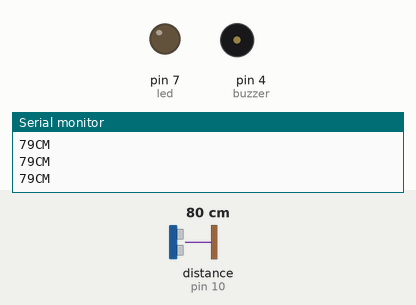
Recording of a sketch running on a simulated Arduino Uno, built with avr-gcc and run on an emulated ATmega328P. On the bench: output pins drawn as LEDs (lit = HIGH), buzzer (waves = sounding), the last lines printed to the serial monitor. Wiring (inferred from the names in the program): ultrasonic range finder: trigger pin 9; echo pin 10. The inputs (shaded band) are chosen by the test bench; at power-on: distance to the obstacle (sensor on pin 10) 80 cm. The echo pulse lasts 58.3 µs per cm; pins used as bus, display or sensor lines are not drawn.

Above: at 1.2 s.
1.3 s: distance to the obstacle (sensor on pin 10) set to 17 cm
2.8 s: distance to the obstacle (sensor on pin 10) set to 14 cm
At 3.9 s:
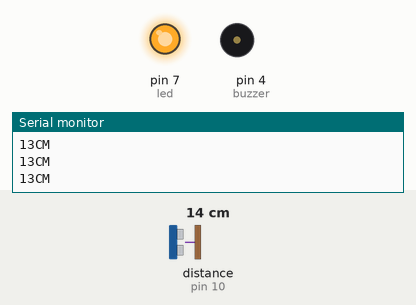
4.3 s: distance to the obstacle (sensor on pin 10) set to 10 cm
5.8 s: distance to the obstacle (sensor on pin 10) set to 7 cm
At 7.0 s:
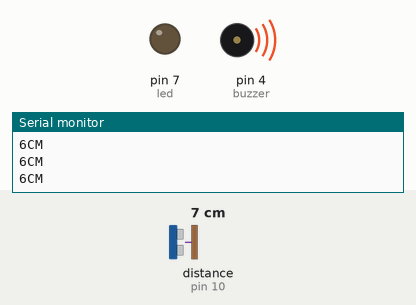
7.3 s: distance to the obstacle (sensor on pin 10) set to 9 cm
At 7.4 s:
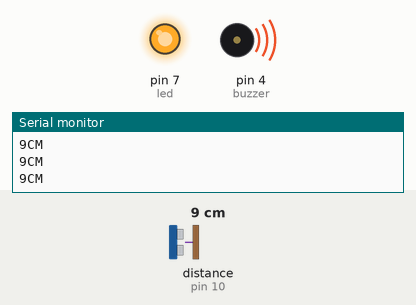
9.0 s: distance to the obstacle (sensor on pin 10) set to 2 cm
At 9.8 s:
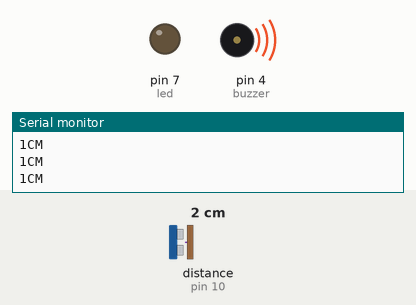
Timing chart, 0 to 12.0 s (numbered marks = the images above; inputs shaded):
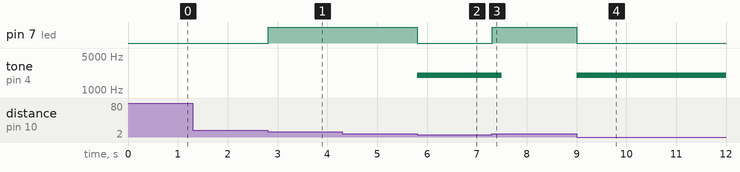

The sketch:

iot.ino
```cpp
int trigPin = 9;

int echoPin = 10;

int led = 7;

int buzzer = 4;

void setup() {

Serial.begin(9600);

pinMode(led, OUTPUT);

pinMode(buzzer, OUTPUT);

pinMode(trigPin, OUTPUT);

pinMode(echoPin, INPUT);

}

void loop() {

long duration, distance;

digitalWrite(trigPin,HIGH);

delayMicroseconds(1000);

digitalWrite(trigPin, LOW);

duration=pulseIn(echoPin, HIGH);

distance =(duration/2)/29.1;

Serial.print(distance);

Serial.println("CM");

// delay(700);

if((distance<15 && distance>7))

{

digitalWrite(led, HIGH);

analogWrite(buzzer,1);

}

else if(distance<14)

{

digitalWrite(led, LOW);

tone(buzzer,2000,200);

}

}
```

Measured:
- the behaviour switches between 16 and 15 cm on distance to the obstacle (sensor on pin 10) (found by bisection; images 0 and 1)
- the behaviour switches between 9 and 8 cm on distance to the obstacle (sensor on pin 10) (found by bisection; images 1 and 2)
- after the input at 2.8 s, pin 7 (led): LOW → HIGH at once
- after the input at 5.8 s, pin 7 (led): HIGH → LOW at once; tone on pin 4 (buzzer): silent → 2000 Hz at once
- after the input at 7.3 s, pin 7 (led): LOW → HIGH at once; tone on pin 4 (buzzer): 2000 Hz → silent after 0.20 s
- after the input at 9.0 s, pin 7 (led): HIGH → LOW at once; tone on pin 4 (buzzer): silent → 2000 Hz at once
